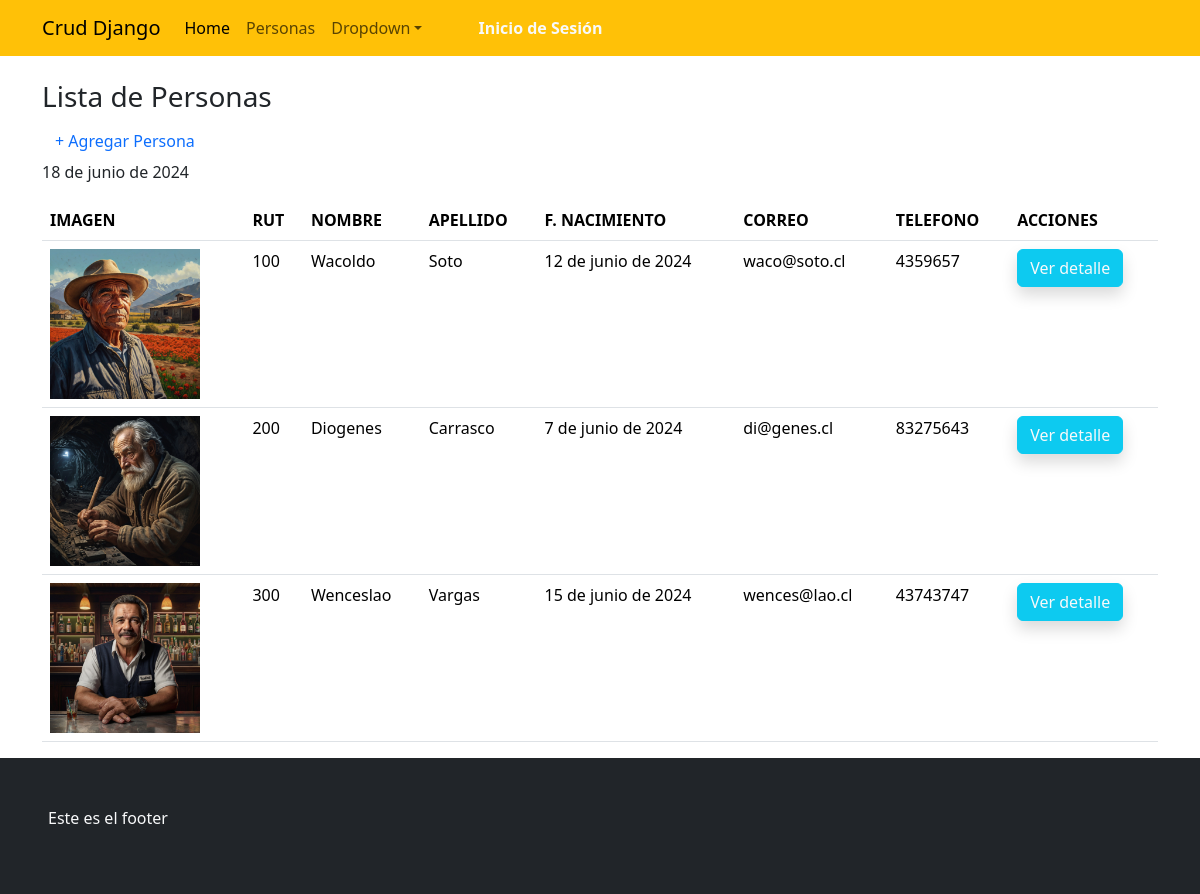
The page /personas/ on the database its author committed.
### appcrud/models.py (models this page shows, shortened)
class Persona(models.Model):
    rut=models.CharField(max_length=10,primary_key=True, null=False)
    nombre=models.CharField(max_length=50,null=False)
    apellido=models.CharField(max_length=50, null=False)
    fecha_ncto=models.DateField(verbose_name='Fecha de Nacimiento',error_messages='ta malo')
    correo=models.EmailField(error_messages='coloca bien el correo...')
    telefono=models.IntegerField()
    imagen=models.ImageField(upload_to='personas',null=True)

### appcrud/views.py (the view)
# urls.py: path('personas/',personas,name='personas'),
def personas(request):
    hoy=date.today()
    personas=Persona.objects.all()
    datos={
        "fecha":hoy,
        "personas":personas
    }
    return render(request,'appcrud/personas.html', datos)

### appcrud/templates/appcrud/personas.html
{% extends "appcrud/base.html" %}
{% load static %}
{% block contenido %}
<div class="container">
    <div class="mt-4">
        <h3>Lista de Personas</h3>
        <a href="{% url "crearpersona" %}" role="button" class="btn text-primary">+ Agregar Persona</a>
    </div>
    <p>{{fecha}}</p>
    <table class="table table-hover">
        <thead>
            <tr>
                <th>IMAGEN</th>
                <th>RUT</th>
                <th>NOMBRE</th>
                <th>APELLIDO</th>
                <th>F. NACIMIENTO</th>
                <th>CORREO</th>
                <th>TELEFONO</th>
                <th>ACCIONES</th>
            </tr>
        </thead>
        <tbody>
            {% for p in personas %}
            <tr>
                <td><img src='{{p.imagen.url}}' alt="foto" height="150"></td>
                <td>{{p.rut}}</td>
                <td>{{p.nombre}}</td>
                <td>{{p.apellido}}</td>
                <td>{{p.fecha_ncto}}</td>
                <td>{{p.correo}}</td>
                <td>{{p.telefono}}</td>
                <td>
                    <a href="{% url "detallepersona" p.rut %}" role="button" class="btn btn-info text-light shadow rounded">Ver detalle</a>
                </td>
            </tr>
            {% endfor %}
        </tbody>
    </table>
</div>
{% endblock contenido %}

### rows shown on the page
Persona: imagen (picture), rut "100", nombre "Wacoldo", apellido "Soto", fecha_ncto "12 de junio de 2024", correo "waco@soto.cl", telefono "4359657"
Persona: imagen (picture), rut "200", nombre "Diogenes", apellido "Carrasco", fecha_ncto "7 de junio de 2024", correo "di@genes.cl", telefono "83275643"
Persona: imagen (picture), rut "300", nombre "Wenceslao", apellido "Vargas", fecha_ncto "15 de junio de 2024", correo "wences@lao.cl", telefono "43743747"
